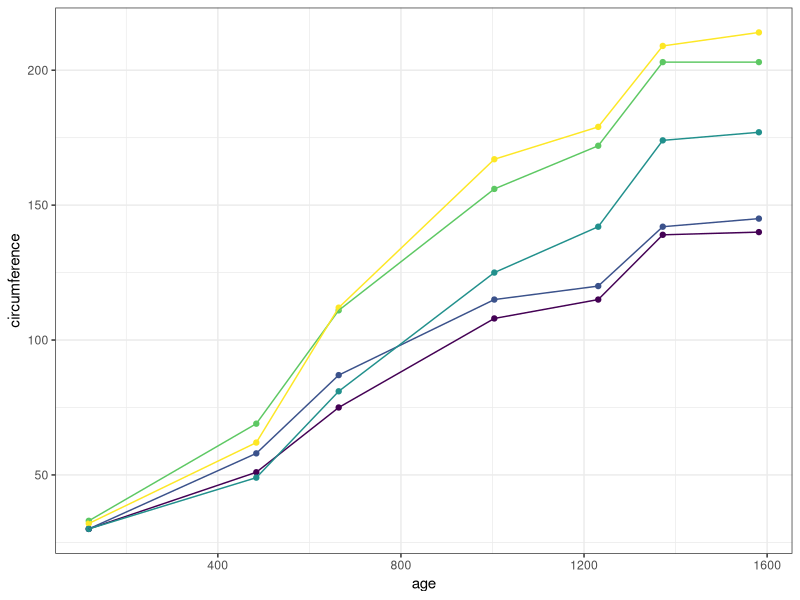

Source code (R):
## ---- chunk 1
library(ggplot2)
ggplot(Orange, aes(x = age, 
                   y = circumference, 
                   color = Tree)) +
  geom_point() +
  geom_line() +
  guides(color = FALSE) +
  theme_bw()
